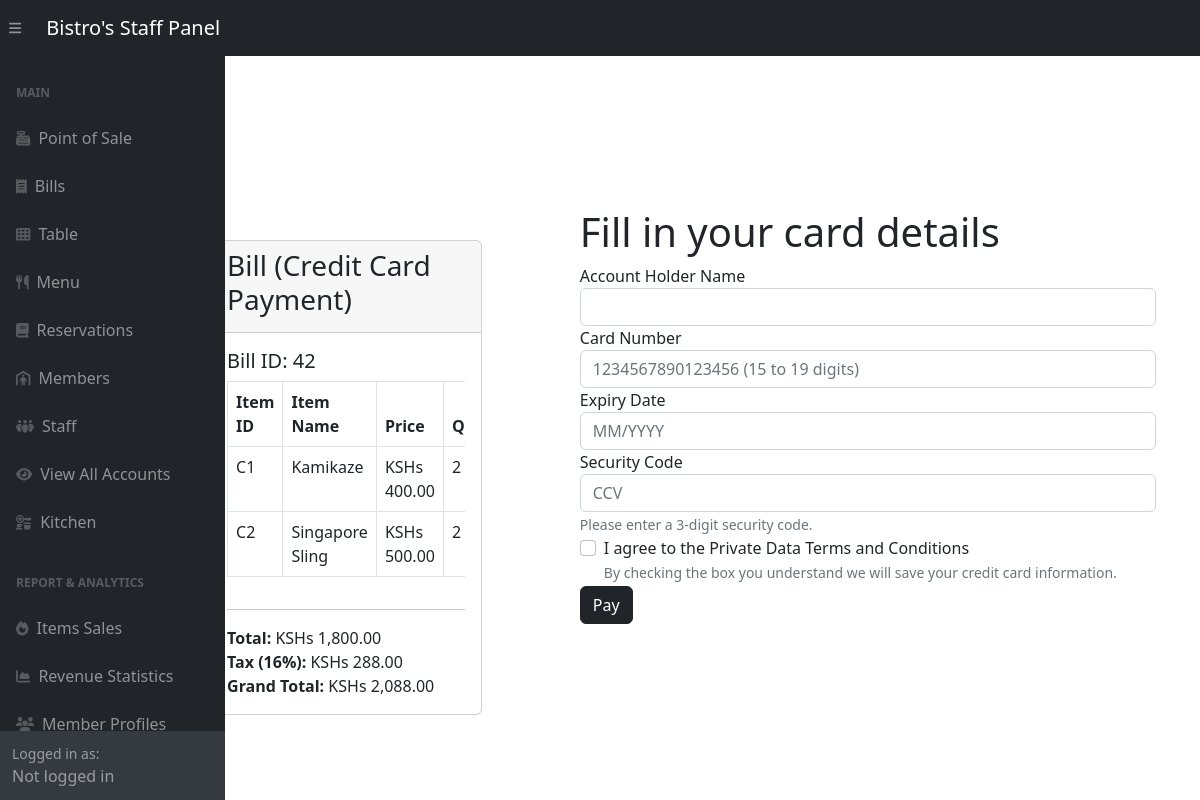
Page /adminside/posBackend/posCardPayment.php?bill_id=42 on the committed database.
### tables this page shows
CREATE TABLE `bill_items` (
  `bill_item_id` int(11) NOT NULL,
  `bill_id` int(11) DEFAULT NULL,
  `item_id` varchar(6) DEFAULT NULL,
  `quantity` int(11) DEFAULT NULL
);

CREATE TABLE `menu` (
  `item_id` varchar(6) NOT NULL,
  `item_name` varchar(255) DEFAULT NULL,
  `item_type` varchar(255) DEFAULT NULL,
  `item_category` varchar(255) DEFAULT NULL,
  `item_price` decimal(10,2) DEFAULT NULL,
  `item_description` varchar(255) DEFAULT NULL
);

### adminside/posBackend/posCardPayment.php (the view, shortened to what this page needs)
<?php
require_once '../config.php';
include '../inc/dashHeader.php';
$bill_id = $_GET['bill_id'];
?>
<div class="container" style="margin-top: 15rem; margin-left: 4rem;">
    <div class="row justify-content-center">
        <div class="col-md-8">
            <div class="card">
                <div class="card-header">
                    <h3 class="card-title">Bill (Credit Card Payment)</h3>
                </div>
                <div class="card-body">
                    <h5>Bill ID: <?php echo $bill_id; ?></h5>
                    <div class="table-responsive">
                        <table class="table table-bordered">
                            <thead>
                                <tr>
                                    <th>Item ID</th>
                                    <th>Item Name</th>
                                    <th>Price</th>
                                    <th>Quantity</th>
                                </tr>
                            </thead>
                            <tbody>
            <?php
            $cart_query = "SELECT bi.*, m.item_name, m.item_price FROM bill_items bi
                           JOIN Menu m ON bi.item_id = m.item_id
                           WHERE bi.bill_id = '$bill_id'";
            $cart_result = mysqli_query($link, $cart_query);
            $cart_total = 0;
            $tax = 0.16;
            if ($cart_result && mysqli_num_rows($cart_result) > 0) {
                while ($cart_row = mysqli_fetch_assoc($cart_result)) {
                    $item_id = $cart_row['item_id'];
                    $item_name = $cart_row['item_name'];
                    $item_price = $cart_row['item_price'];
                    $quantity = $cart_row['quantity'];
                    $total = $item_price * $quantity;
                    $cart_total += $total;
                    echo '<tr>';
                    echo '<td>' . $item_id . '</td>';
                    echo '<td>' . $item_name . '</td>';
                    echo '<td>KSHs ' . number_format($item_price,2) . '</td>';
                    echo '<td>' . $quantity . '</td>';
                    echo '</tr>';
                }
            } else {
                echo '<tr><td colspan="6">No Items in Cart.</td></tr>';
            }
            ?>
        </tbody>
                        </table>
                    </div>
                    <hr>
                    <div class="text-right">
                        <?php
                        echo "<strong>Total:</strong> KSHs " . number_format($cart_total, 2) . "<br>";
                        echo "<strong>Tax (16%):</strong> KSHs " . number_format($cart_total * $tax, 2) . "<br>";
                        $GRANDTOTAL = $tax * $cart_total + $cart_total;
                        echo "<strong>Grand Total:</strong> KSHs " . number_format($GRANDTOTAL, 2);
                        ?>
                    </div>
                </div>
            </div>
        </div>
    </div>
</div>
<div id="card-payment" class="col-md-6 order-md-2" style="margin-top: 10rem; margin-right: 5rem;max-width: 40rem;">
    <div class="container-fluid pt-5 pl-3 pr-3">
        <h1>Fill in your card details</h1>
        <form action="creditCard.php?bill_id=<?php echo $bill_id; ?>" method="post">
            <div class="form-group">
                <label for="cardNameField">Account Holder Name</label>
                <input type="text" id="cardNameField" name="cardName" class="form-control" required>
            </div>
            <div class="form-group">
                <label for="cardField">Card Number</label>
                <input type="text" id="cardField" name="cardNumber" maxlength="19" minlength="15" class="form-control" placeholder="1234567890123456 (15 to 19 digits)" required>
            </div>
            <div class="form-group">
                <label for="expiryDate">Expiry Date</label>
                <input type="text" id="expiryDate" name="expiryDate" pattern="(0[1-9]|1[0-2])\/[0-9]{4}" maxlength="7" placeholder="MM/YYYY" class="form-control" required>
            </div>
            <div class="form-group">
                <label for="securityCode">Security Code</label>
                <input type="text" id="securityCode" name="securityCode" maxlength="3" class="form-control" placeholder="CCV" pattern="[0-9]{3}" required>
                <small class="form-text text-muted">Please enter a 3-digit security code.</small>
            </div>
            <div class="form-check">
                <input type="checkbox" class="form-check-input" id="privacyCheckbox" required>
                <label class="form-check-label" for="privacyCheckbox">I agree to the Private Data Terms and Conditions</label><br>
                <small id="privacyHelp" class="form-text text-muted">By checking the box you understand we will save your credit card information.</small>
            </div>
            <button type="submit" id="cardSubmit" class="btn btn-dark">Pay</button>
        </form>
    </div>
</div>
<?php include '../inc/dashFooter.php'; ?>

### rows in the picture
bill_items: item "C1", item.item_name "Kamikaze", item.item_price "400.00", quantity "2"
bill_items: item "C2", item.item_name "Singapore Sling", item.item_price "500.00", quantity "2"

### other values in the picture
$bill_id "42"
$cart_total "1,800.00"
$cart_total * $tax "288.00"
$GRANDTOTAL "2,088.00"
